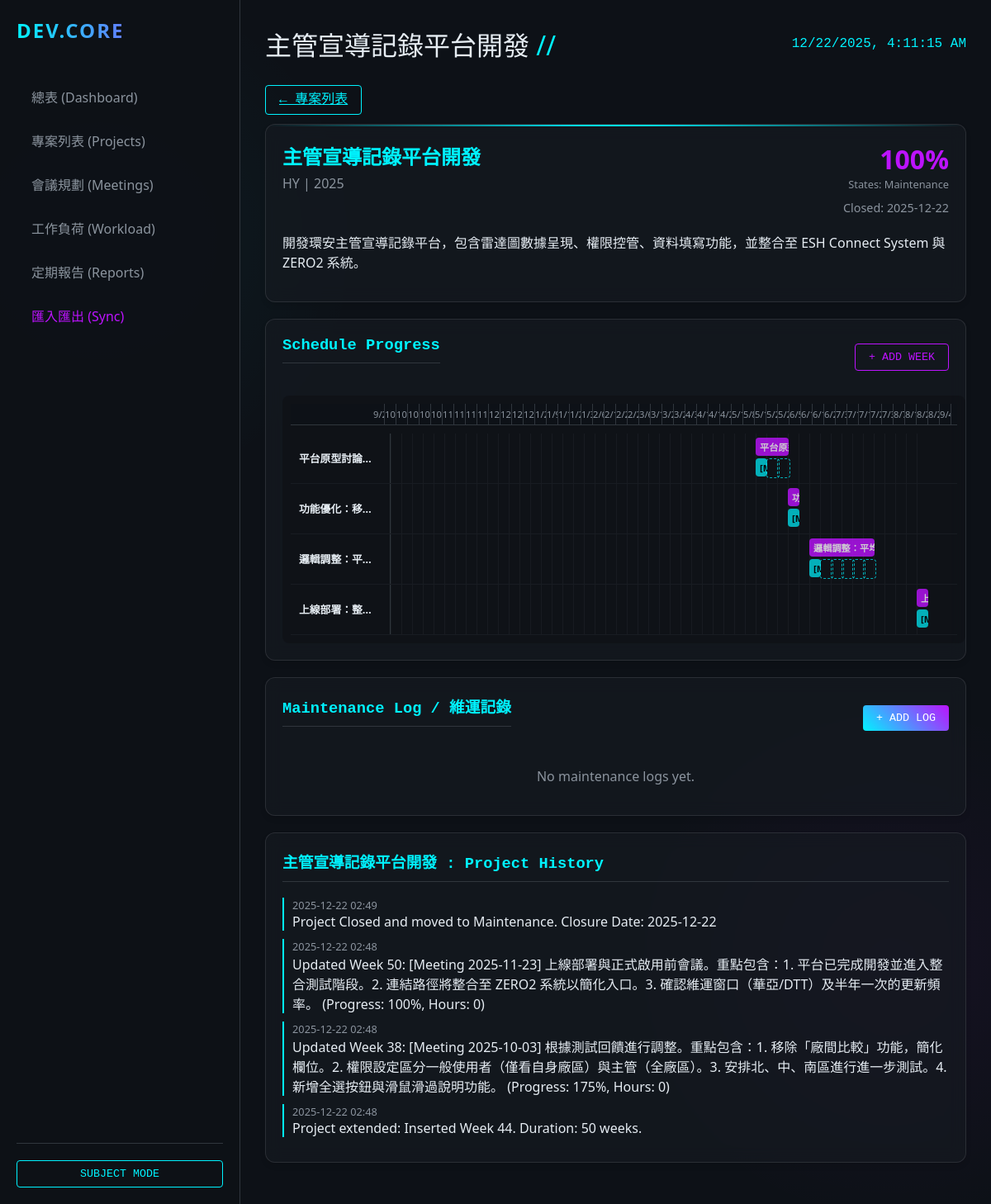
/projects/1, run on the app's committed database.
### app/models.py (models this page shows)
class Project(Base):
    __tablename__ = "projects"
    id = Column(Integer, primary_key=True, index=True)
    name = Column(String, index=True)
    cft_unit = Column(String, index=True)  # Which CFT requested it
    request_unit = Column(String, nullable=True) # Demand Contact Unit
    year = Column(Integer, index=True)
    duration_weeks = Column(Integer, default=12) # New field
    status = Column(String, default="Planning") # Planning, Development, Testing, Complete
    progress = Column(Integer, default=0) # 0-100
    description = Column(Text, nullable=True)
    start_date = Column(Date, nullable=True)
    end_date = Column(Date, nullable=True)
    closure_date = Column(Date, nullable=True) # Date moved to maintenance
    kickoff_date = Column(Date, nullable=True)
    meeting_day = Column(String, nullable=True) # Mon, Tue, Wed, Thu, Fri
    meeting_time = Column(String, nullable=True) # HH:MM
    lead_engineer_id = Column(Integer, ForeignKey("engineers.id"), nullable=True)
    lead_engineer = relationship("Engineer", back_populates="projects")
    updates = relationship("ProjectUpdate", back_populates="project", cascade="all, delete-orphan")
    weekly_progress = relationship("WeeklyProgress", back_populates="project", cascade="all, delete-orphan")
    logs = relationship("ProjectLog", back_populates="project", order_by="desc(ProjectLog.created_at)", cascade="all, delete-orphan")
    maintenance_logs = relationship("MaintenanceLog", back_populates="project", order_by="desc(MaintenanceLog.log_date)", cascade="all, delete-orphan")

class ProjectLog(Base):
    __tablename__ = "project_logs"
    id = Column(Integer, primary_key=True, index=True)
    project_id = Column(Integer, ForeignKey("projects.id"))
    content = Column(String)
    created_at = Column(DateTime(timezone=True), server_default=func.now())
    project = relationship("Project", back_populates="logs")

### app/main.py (the view)
@app.get("/projects/{project_id}", response_class=HTMLResponse)
async def project_detail(request: Request, project_id: int, db: Session = Depends(get_db)):
    project = db.query(models.Project).filter(models.Project.id == project_id).first()
    if not project:
        return HTMLResponse("Project not found", status_code=404)
    weekly_data = db.query(models.WeeklyProgress).filter(models.WeeklyProgress.project_id == project_id).order_by(models.WeeklyProgress.week_number).all()
    safe_weekly_data = []
    for w in weekly_data:
        d = w.__dict__.copy()
        if "_sa_instance_state" in d:
            del d["_sa_instance_state"]
        if "meeting_date" in d and d["meeting_date"]:
             d["meeting_date"] = d["meeting_date"].isoformat()
        safe_weekly_data.append(d)
    return templates.TemplateResponse("project_detail.html", {
        "request": request,
        "page_title": project.name,
        "project": project,
        "weekly_data": safe_weekly_data
    })

### templates/project_detail.html (shortened to what this page needs)
{% extends "base.html" %}
{% block content %}
<div style="margin-bottom: 20px;">
    <a href="/cft_projects" class="btn">← 專案列表</a>
</div>
<div class="card tech-border">
    <div style="display: flex; justify-content: space-between; align-items: start;">
        <div>
            <h2 style="margin: 0; color: var(--accent-cyan);">{{ project.name }}</h2>
            <div style="color: var(--text-secondary); margin-top: 5px;">{{ project.cft_unit }} | {{ project.year }}
            </div>
        </div>
        <div style="text-align: right;">
            <div style="font-size: 2em; font-weight: bold; color: var(--accent-purple);">{{ project.progress }}%</div>
            <div style="font-size: 0.8em; color: var(--text-secondary);">States: <span id="projectStatus">{{
                    project.status }}</span></div>
            {% if project.status != 'Maintenance' and project.status != 'Deployed' %}
            <div style="display: flex; gap: 5px; justify-content: flex-end; margin-top: 10px;">
                <a href="/projects/{{ project.id }}/planning" class="btn"
                    style="display: inline-block; padding: 4px 10px; font-size: 0.8em;">編輯週計畫</a>
                <button onclick="openCloseModal()" class="btn"
                    style="padding: 4px 10px; font-size: 0.8em; color: var(--accent-cyan); border-color: var(--accent-cyan);">Close
                    Project / 結案</button>
            </div>
            {% else %}
            <div style="margin-top: 10px; font-size: 0.9em; color: var(--text-secondary);">
                {% if project.closure_date %}Closed: {{ project.closure_date }}{% endif %}
            </div>
            {% endif %}
        </div>
    </div>
    <p style="margin-top: 20px; color: var(--text-primary);">{{ project.description or 'No description provided.' }}</p>
</div>
<div class="card">
    <div style="display: flex; justify-content: space-between; align-items: center; margin-bottom: 20px;">
        <h3>Schedule Progress</h3>
        <div style="display: flex; gap: 10px;">
            <button class="btn" style="border: 1px solid var(--accent-purple); color: var(--accent-purple);"
                onclick="addNextWeek()">+ Add Week</button>
        </div>
    </div>
    <div style="width: 100%; overflow-x: auto; background: rgba(0,0,0,0.2); border-radius: 8px; padding: 10px;">
        <div id="ganttContainer" style="min-width: 800px; position: relative;">
        </div>
    </div>
</div>
{% if project.status == 'Maintenance' or project.status == 'Deployed' %}
<div class="card" style="margin-top: 20px;">
    <div style="display: flex; justify-content: space-between; align-items: center;">
        <h3>Maintenance Log / 維運記錄</h3>
        <button class="btn btn-primary" onclick="openMaintenanceModal()">+ Add Log</button>
    </div>
    <div style="margin-top: 15px; max-height: 400px; overflow-y: auto;">
        {% if project.maintenance_logs %}
        <table style="width: 100%;">
            <thead>
                <tr>
                    <th>Date</th>
                    <th>Type</th>
                    <th>Content</th>
                    <th>Hours</th>
                </tr>
            </thead>
            <tbody>
                {% for log in project.maintenance_logs %}
                <tr>
                    <td>{{ log.log_date }}</td>
                    <td>
                        <span
                            style="color: {% if log.log_type == 'Incident' %}var(--accent-pink){% else %}var(--accent-cyan){% endif %}">
                            {{ log.log_type }}
                        </span>
                    </td>
                    <td>{{ log.content }}</td>
                    <td>{{ log.hours_spent }}</td>
                </tr>
                {% endfor %}
            </tbody>
        </table>
        {% else %}
        <p style="text-align: center; color: var(--text-secondary);">No maintenance logs yet.</p>
        {% endif %}
    </div>
</div>
{% endif %}
<div class="card" style="margin-top: 20px;">
    <h3>{{ project.name }} : Project History</h3>
    <div style="max-height: 300px; overflow-y: auto; display: flex; flex-direction: column; gap: 10px;">
        {% for log in project.logs %}
        <div style="border-left: 2px solid var(--accent-cyan); padding-left: 10px;">
            <div style="font-size: 0.8em; color: var(--text-secondary);">{{ log.created_at.strftime('%Y-%m-%d
                %H:%M') }}
            </div>
            <div style="color: var(--text-primary);">{{ log.content }}</div>
        </div>
        {% endfor %}
    </div>
</div>
{% endblock %}

### templates/base.html (shortened to what this page needs)
<!DOCTYPE html>
<html lang="en">
<head>
    <link rel="stylesheet" href="/static/css/style.css">
</head>
<body>
    <div class="app-container">
        <aside class="sidebar">
            <div class="brand">DEV.CORE</div>
            <nav>
                <a href="/" class="nav-link {% if page_title == 'Dashboard' %}active{% endif %}">總表 (Dashboard)</a>
                <a href="/cft_projects" class="nav-link {% if page_title == '專案列表' %}active{% endif %}">專案列表
                    (Projects)</a>
                <a href="/meetings" class="nav-link {% if page_title == '會議規劃及紀錄' %}active{% endif %}">會議規劃
                    (Meetings)</a>
                <a href="/workload" class="nav-link {% if page_title == 'Engineer Workload' %}active{% endif %}">工作負荷
                    (Workload)</a>
                <a href="/reports" class="nav-link {% if page_title == '定期報告' %}active{% endif %}">定期報告 (Reports)</a>
                <a href="/import_export" class="nav-link {% if page_title == '匯入匯出' %}active{% endif %}"
                    style="color: var(--accent-purple);">匯入匯出 (Sync)</a>
            </nav>
            <div style="margin-top: auto; padding-top: 20px; border-top: 1px solid var(--border-color);">
                <button id="togglePresent" class="btn" style="width: 100%">Subject Mode</button>
            </div>
        </aside>
        <main class="main-content">
            <header style="display: flex; justify-content: space-between; align-items: center; margin-bottom: 30px;">
                <h1 style="margin: 0; font-weight: 300;">{{ page_title }} <span
                        style="color: var(--accent-cyan)">//</span></h1>
                <div id="clock" style="font-family: 'Courier New'; color: var(--accent-cyan);"></div>
            </header>
            {% block content %}{% endblock %}
        </main>
    </div>
</body>
</html>

### static/css/style.css (style rules this page uses)
:root { --bg-color: #0d1117; --card-bg: rgba(22, 27, 34, 0.7); --text-primary: #e6edf3; --text-secondary: #8b949e; --accent-cyan: #00f3ff; --accent-purple: #bc13fe; --border-color: #30363d; --glass-border: 1px solid rgba(255, 255, 255, 0.1); }
body { background-color: var(--bg-color); color: var(--text-primary); font-family: 'Segoe UI', Roboto, Helvetica, Arial, sans-serif; margin: 0; padding: 0; overflow-x: hidden; background-image: radial-gradient(circle at 10% 20%, rgba(0, 243, 255, 0.05) 0%, transparent 20%), radial-gradient(circle at 90% 80%, rgba(188, 19, 254, 0.05) 0%, transparent 20%); }
.app-container { display: flex; min-height: 100vh; }
.sidebar { width: 250px; background: rgba(13, 17, 23, 0.95); border-right: 1px solid var(--border-color); padding: 20px; display: flex; flex-direction: column; }
.main-content { flex: 1; padding: 30px; overflow-y: auto; }
.nav-link { display: block; padding: 12px 15px; color: var(--text-secondary); text-decoration: none; border-radius: 6px; margin-bottom: 5px; transition: all 0.3s ease; border-left: 3px solid transparent; }
.brand { font-size: 1.5em; font-weight: bold; color: var(--text-primary); margin-bottom: 40px; text-transform: uppercase; letter-spacing: 2px; background: linear-gradient(90deg, var(--accent-cyan), var(--accent-purple)); -webkit-background-clip: text; -webkit-text-fill-color: transparent; }
.card { background: var(--card-bg); border: var(--glass-border); border-radius: 12px; padding: 20px; backdrop-filter: blur(10px); margin-bottom: 20px; box-shadow: 0 4px 6px rgba(0, 0, 0, 0.1); }
.card h3 { margin-top: 0; color: var(--accent-cyan); border-bottom: 1px solid var(--border-color); padding-bottom: 10px; font-family: 'Courier New', monospace; }
.btn { background: transparent; border: 1px solid var(--accent-cyan); color: var(--accent-cyan); padding: 8px 16px; border-radius: 4px; cursor: pointer; transition: all 0.3s ease; font-family: 'Courier New', monospace; text-transform: uppercase; }
.btn-primary { background: linear-gradient(45deg, var(--accent-cyan), var(--accent-purple)); border: none; color: white; }
.tech-border { position: relative; overflow: hidden; }
.tech-border::after { content: ''; position: absolute; top: 0; left: 0; width: 100%; height: 2px; background: linear-gradient(90deg, transparent, var(--accent-cyan), transparent); animation: slide 2s infinite; }

### data on the page
Project: name "主管宣導記錄平台開發", cft_unit "HY", year "2025", progress "100", status "Maintenance", closure_date "2025-12-22", description "開發環安主管宣導記錄平台，包含雷達圖數據呈現、權限控管、資料填寫功能，並整合至 ESH Connect System 與 ZERO2 系統。"
ProjectLog: created_at "2025-12-22 02:49", content "Project Closed and moved to Maintenance. Closure Date: 2025-12-22"
ProjectLog: created_at "2025-12-22 02:48", content "Updated Week 50: [Meeting 2025-11-23] 上線部署與正式啟用前會議。重點包含：1. 平台已完成開發並進入整合測試階段。2. 連結路徑將整合至 ZERO2 系統以簡化入口。3. 確認維運窗口（華亞/DTT）及半年一次的更新頻率。 (Progress: 100%, Hours: 0)"
ProjectLog: created_at "2025-12-22 02:48", content "Updated Week 38: [Meeting 2025-10-03] 根據測試回饋進行調整。重點包含：1. 移除「廠間比較」功能，簡化欄位。2. 權限設定區分一般使用者（僅看自身廠區）與主管（全廠區）。3. 安排北、中、南區進行進一步測試。4. 新增全選按鈕與滑鼠滑過說明功能。 (Progress: 175%, Hours: 0)"
ProjectLog: created_at "2025-12-22 02:48", content "Project extended: Inserted Week 44. Duration: 50 weeks."
